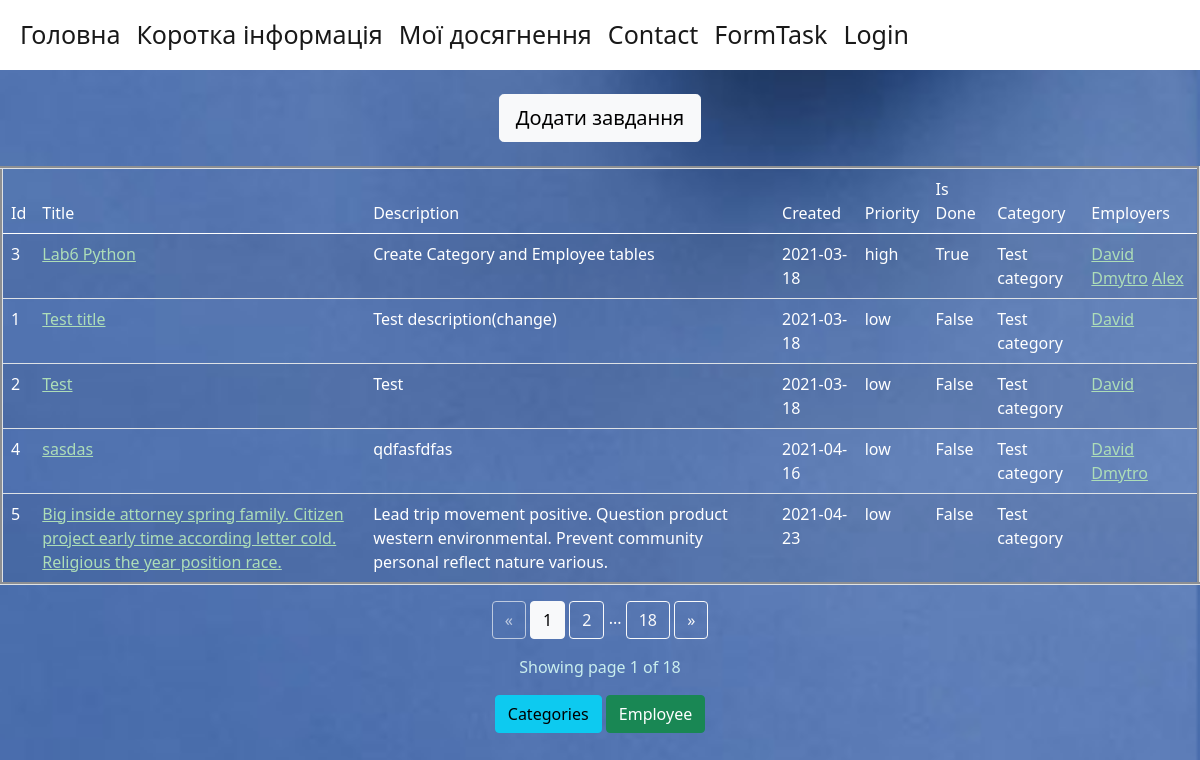
Screenshot of /tasks_bp/task with the database file from the repository.
### app/task/models.py (models this page shows, shortened)
class Task(db.Model):
    id = db.Column(db.Integer, primary_key=True)
    title = db.Column(db.String(80), nullable=False)
    description = db.Column(db.String(120), nullable=False)
    created = db.Column(db.Date,default=datetime.utcnow())
    priority = db.Column(db.Enum(MyEnum), default='low')
    is_done = db.Column(db.Boolean, default=False)
    category_id = db.Column(db.Integer, db.ForeignKey('category.id'))

class Category(db.Model):
    id = db.Column(db.Integer, primary_key=True)
    name = db.Column(db.String(80), nullable=False)
    category = db.relationship('Task', backref='category_backref', lazy=True)

class Employee(db.Model):
    id = db.Column(db.Integer, primary_key=True)
    name = db.Column(db.String(50), nullable=False)
    count_of_completed_tasks = db.Column(db.Integer)
    task_empl = db.relationship('Task', secondary=association_table, backref=db.backref('employee_backref'))

### app/task/view.py (the view)
@task_bp.route('/task', methods=["GET", "POST"])
def task():
    page = request.args.get('page', 1, type=int)
    tasks = Task.query.order_by(case(value=Task.priority, whens={'low':2, 'medium':1, 'high':0}), Task.created).paginate(page=page, per_page=5)
    return render_template('tasks.html', title='Список завдань', tasks=tasks)

### app/task/templates/task/tasks.html (shortened to what this page needs)
{% extends "base.html" %}
{%block content%}
{%from "_render_field.html" import render_field%}
 <div class="form-wrapper" align="center">
     <br>
     <form action="{{ url_for('task_bp_in.task_create') }}">
        <input  class="btn btn-light btn-lg" type="submit" value="Додати завдання" />
     </form>
     <br>
     <table class="table table-striped w-auto" border="3" align="center">
  <thead>
    <tr>
        <td class="table_form" scope="col">Id</td>
      <td class="table_form" scope="col">Title</td>
        <td class="table_form" scope="col">Description</td>
        <td class="table_form" scope="col">Created</td>
      <td class="table_form" scope="col">Priority</td>
        <td class="table_form" scope="col">Is Done</td>
        <td class="table_form" scope="col">Category</td>
        <td class="table_form" scope="col">Employers</td>
    </tr>
  </thead>
  <tbody>
  {% for task in tasks.items %}
  <tr>
       <td class="table_form">{{task.id}}</td>
       <td class="table_form"><a class="href_in_background" href={{url_for('task_bp_in.task')}}/{{task.id}}>{{task.title}}</a></td>
       <td class="table_form">{{task.description}}</td>
       <td class="table_form">{{task.created}}</td>
       <td class="table_form">{{task.priority.name}}</td>
       <td class="table_form">{{task.is_done}}</td>
       <td class="table_form">{{task.category_backref.name}}</td>
       <td class="table_form">
           {% for empl in task.employee_backref %}
               <a class="href_in_background" href={{url_for('task_bp_in.employee')}}/{{ empl.id }}>{{empl.name}}</a>
           {%endfor%}
       </td>
  </tr>
  {%endfor%}
  </tbody>
</table>
    <div class="text-right ">
        <a href="{{ url_for('task_bp_in.task', page=tasks.prev_num) }}"
           class="btn btn-outline-light
           {% if tasks.page == 1 %}disabled{% endif %}">
            &laquo;
        </a>
        {% for page_num in tasks.iter_pages(left_edge=1, right_edge=1, left_current=1, right_current=2) %}
    {% if page_num %}
                {% if tasks.page == page_num %}
                <a href="{{ url_for('task_bp_in.task', page=page_num) }}"
                   class="btn btn-light">
                    {{ page_num }}
                </a>
                {% else %}
                <a href="{{ url_for('task_bp_in.task', page=page_num) }}"
                   class="btn btn-outline-light">
                    {{ page_num }}
                </a>
                {% endif %}
            {% else %}
                <span style="color:white;">...</span>
            {% endif %}
        {% endfor %}
        <a href="{{ url_for('task_bp_in.task', page=tasks.next_num) }}"
           class="btn btn-outline-light
           {% if tasks.page == tasks.pages %}disabled{% endif %}">
            &raquo;
        </a>
    </div>
    <p class="text-right mt-3" style="color:#c9eeee;">
       Showing page {{ tasks.page }} of {{ tasks.pages }}
    </p>
     <a class="btn btn btn-info" href={{url_for('task_bp_in.category')}} role="button">Categories</a>
     <a class="btn btn btn btn-success" href={{url_for('task_bp_in.employee')}} role="button">Employee</a>
 </div>
{% endblock %}

### app/static/css/custom.css (style rules this page uses)
body { background-image: url('../images/fon.png'); background-size: 100%; }
.table_form { color:white; }
.href_in_background { color: #adddb8; }

### rows the page displays
Task: id "3", title "Lab6 Python", description "Create Category and Employee tables", created "2021-03-18", priority.name "high", is_done "True", category_backref.name "Test category"
Employee: name "David"
Employee: name "Dmytro"
Employee: name "Alex"
Task: id "1", title "Test title", description "Test description(change)", created "2021-03-18", priority.name "low", is_done "False", category_backref.name "Test category"
Task: id "2", title "Test", description "Test", created "2021-03-18", priority.name "low", is_done "False", category_backref.name "Test category"
Task: id "4", title "sasdas", description "qdfasfdfas", created "2021-04-16", priority.name "low", is_done "False", category_backref.name "Test category"
Task: id "5", title "Big inside attorney spring family. Citizen project early time according letter cold. Religious the year position race.", description "Lead trip movement positive. Question product western environmental. Prevent community personal reflect nature various.", created "2021-04-23", priority.name "low", is_done "False", category_backref.name "Test category"

### other values shown
{{ page_num }} "1"
{{ page_num }} "2" "18"
{{ tasks.page }} "1"
{{ tasks.pages }} "18"
